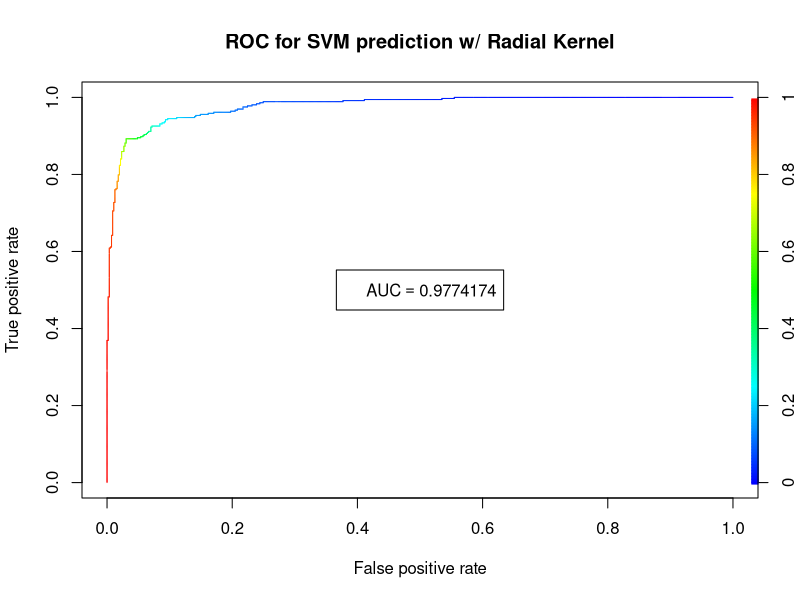
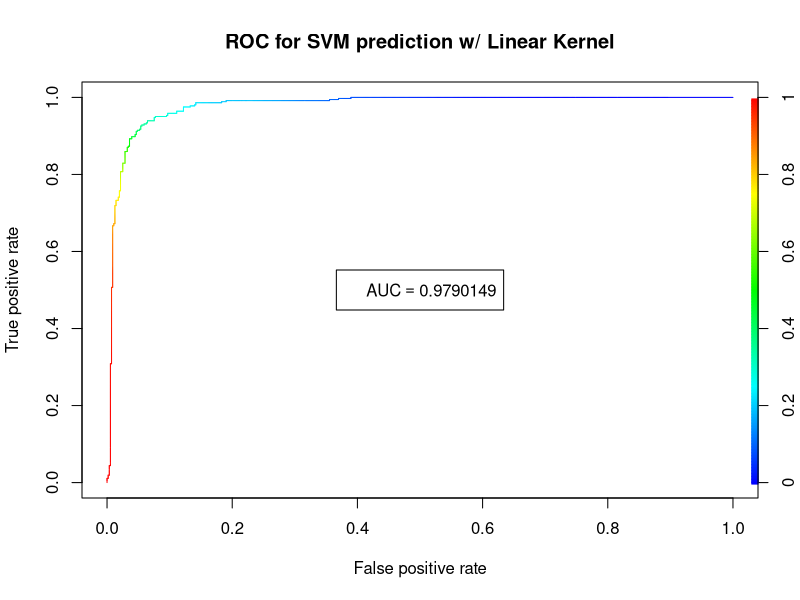
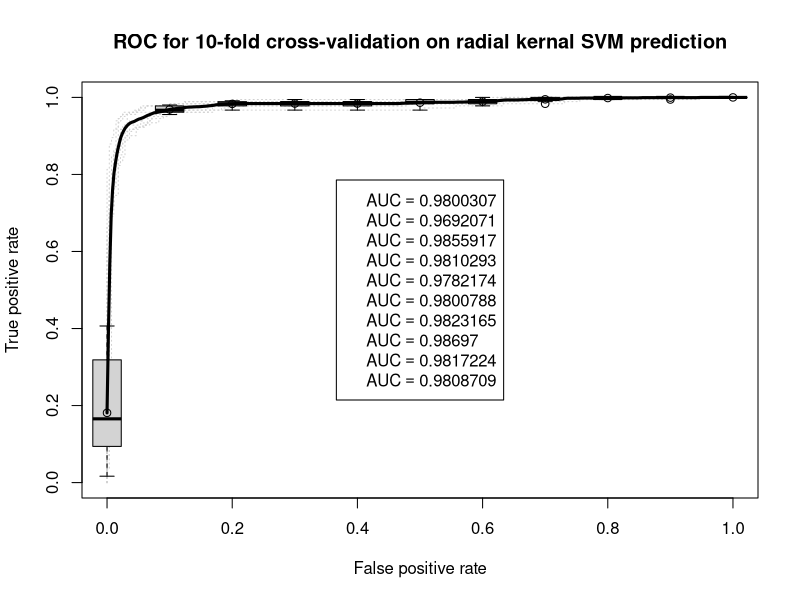

R code for these plots, in order:
#Get	the	spam	database	into	R	(install package kernlab)
library(kernlab)

#Split	into	a	training/test	set	of	80%	to	20%
data(spam) # spam dataset has 4601 email samples, 57 features, 2 types (SPAM and NONSPAM)
# testidx <- which(1:length(spam[,1])%%5 == 0) 
set.seed(100)
testidx <- sample(1:dim(spam)[1],0.2*dim(spam)[1],replace = FALSE)#randomly split the data into two parts
spamtrain <- spam[-testidx,] #(80% for training set)
spamtest <- spam[testidx,] #(20% for test set)



#Use SVM	with	2	kernels	of your	choice
library(e1071)
model1 <- svm(type~.,data=spamtrain, kernel = "radial", probability = TRUE) #use radial kernel, untuned
prediction1 <- predict(model1,spamtest, decision.values = TRUE, probability=TRUE)

model2 <- svm(type~.,data=spamtrain, kernel = "linear", probability = TRUE) #use linear kernet, untuned
prediction2 <- predict(model2,spamtest, decision.values = TRUE, probability=TRUE)

#Plot	ROC	curve	for	both	SVM	predictions	(Figure1.pdf)
#Report AUC for each on legend
library(ROCR)
pdf('Figure1.pdf')
pred_scores1 <- attr(prediction1, "probabilities")[,1]
pred1 <- prediction(pred_scores1, spamtest[,"type"])
perf1 <- performance(pred1, "tpr", "fpr") #plots TP rate on y-axis, FP rate on x-axis
perf1.auc <- performance(pred1,'auc')
auc1 <- perf1.auc@y.values
plot(perf1,  colorize=TRUE)
title("ROC for SVM prediction w/ Radial Kernel")
legend('center',legend=parse(text=sprintf('AUC == %s',auc1)))

pred_scores2 <- attr(prediction2, "probabilities")[,1]
pred2 <- prediction(pred_scores2, spamtest[,"type"])
perf2 <- performance(pred2, "tpr", "fpr")
perf2.auc <- performance(pred2,'auc')
auc2 <- perf2.auc@y.values
plot(perf2, colorize=TRUE)
title("ROC for SVM prediction w/ Linear Kernel")
legend('center',legend=parse(text=sprintf('AUC == %s',auc2)))

dev.off()


#Split spam data into 10 equally sized part
folds <- rep(1:10,len=nrow(spam))
testScore <- list()
testLabel <- list()
for (j in 1:10){
  testidx <- which(folds == j)
  testGroup <- spam[testidx,]
  trainGroup <- spam[-testidx,]
  model1 <- svm(type~.,data=testGroup, kernel = "radial", probability = TRUE) #use the radial kernel model
  predictions <- predict(model1,testGroup, decision.values = TRUE, probability=TRUE)
  pred_scores <- attr(predictions, "probabilities")[,1]
  testLabel[j] <- list(testGroup[,"type"])
  testScore[j] <- list(pred_scores)
}

#Plot ROC curves for each cross-validation fold and corresponding predictions
#With average ROC curve and box plot
pdf('Figure2.pdf')
pred <- prediction(testScore, testLabel)
perf <- performance(pred,"tpr","fpr")
perf.auc <- performance(pred,"auc")
auc <- perf.auc@y.values
plot(perf,col="grey82",lty=3)
plot(perf, lwd=3,avg="vertical",spread.estimate="boxplot",add=T)
title("ROC for 10-fold cross-validation on radial kernal SVM prediction")
legend('center',legend=parse(text=sprintf("AUC==%s",auc)))

dev.off()
